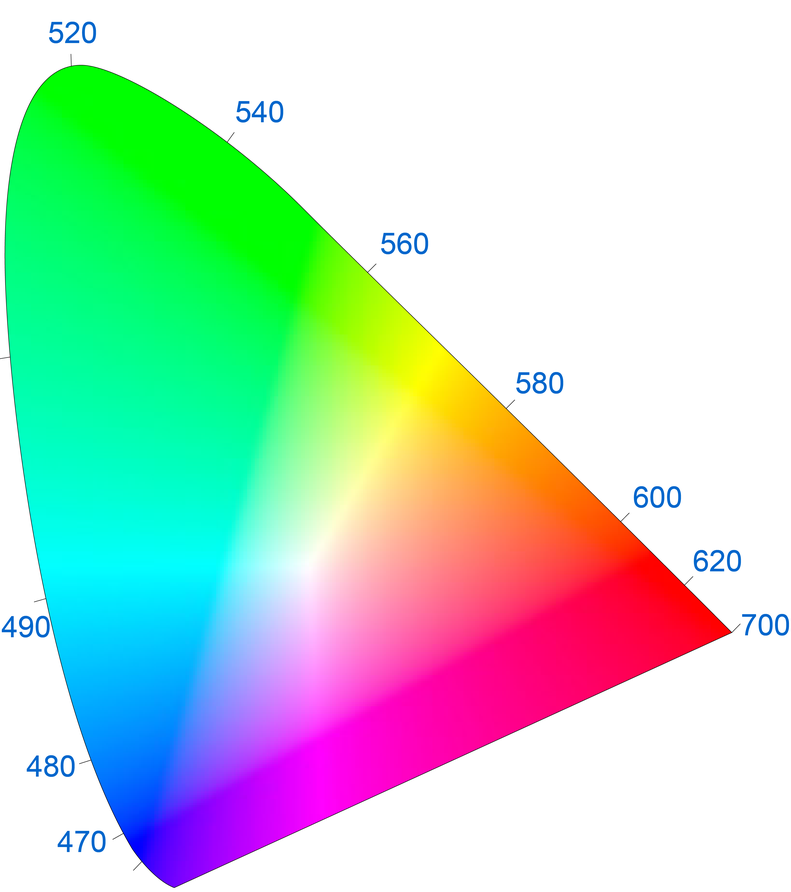
#> input picture CIE1931.png, 791 x 892 px, shrunk from 3325 x 3750 before the run
$ python RGB_CIEXYY_Laser_Converter.py
#> lines starting #> are read from the running program, lines starting #| are printed output that depends on the picture
import matplotlib.pyplot as plt
import math

img = plt.imread("CIE1931.png")
#> img is the input picture: shape (892, 791, 4) float32; mean R, G, B, A 0.742, 0.851, 0.794, 1
fig, ax = plt.subplots()
x = range(1)
ax.imshow(img, extent=[0, .8, 0, .9])

sR = int(input("Enter Red Value >> ")) #700nm
#> the answer given: 3
sG = int(input("Enter Green Value >> ")) #510nm
#> the answer given: 3
sB = int(input("Enter Blue Value >> "))  #440nm
#> the answer given: 3

#sR =
#sG =
#sB =

prx = .709546 #primary red x
pry = .292408 #primary red y

pgx = .148
pgy = .81

pbx = .123326
pby = .0619733

var_R = ( sR / 255 )
var_G = ( sG / 255 )
var_B = ( sB / 255 )

if ( var_R > 0.04045 ):
    var_R = ( ( var_R + 0.055 ) / 1.055 ) ** 2.4
else:
    var_R = var_R / 12.92

if ( var_G > 0.04045 ):
    var_G = ( ( var_G + 0.055 ) / 1.055 ) ** 2.4
else:
    var_G = var_G / 12.92

if( var_B > 0.04045 ):
    var_B = ( ( var_B + 0.055 ) / 1.055 ) ** 2.4
else: var_B = var_B / 12.92

var_R = var_R * 100
var_G = var_G * 100
var_B = var_B * 100

X = var_R * 0.4124 + var_G * 0.3576 + var_B * 0.1805
Y = var_R * 0.2126 + var_G * 0.7152 + var_B * 0.0722
Z = var_R * 0.0193 + var_G * 0.1192 + var_B * 0.9505

var_x = X / ( X + Y + Z )
var_y = Y / ( X + Y + Z )

dist_r = math.sqrt((prx - var_x)**2 + (pry - var_y)**2) #distance from primary
dist_g = math.sqrt((pgx - var_x)**2 + (pgy - var_y)**2)
dist_b = math.sqrt((pbx - var_x)**2 + (pby - var_y)**2)

total_dist = dist_r + dist_g + dist_b

r_percent = round((100-(dist_r/total_dist)*100), 2)
g_percent = round((100-(dist_g/total_dist)*100), 2)
b_percent = round((100-(dist_b/total_dist)*100), 2)

plt.scatter([var_x], [var_y])
plt.scatter([prx], [pry])
plt.scatter([pgx], [pgy])
plt.scatter([pbx], [pby])

print("\nThe power percentages for each primary are:")
print("650nm Red:   " +str(r_percent) +"%")
print("532nm Green: " +str(g_percent) +"%")
print("473nm Blue:  " +str(b_percent) +"%")


plt.show()
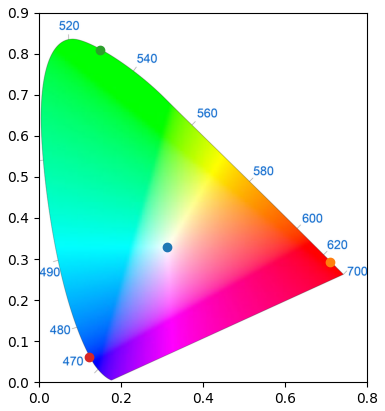
#> figure drawn by matplotlib, 1 panel
